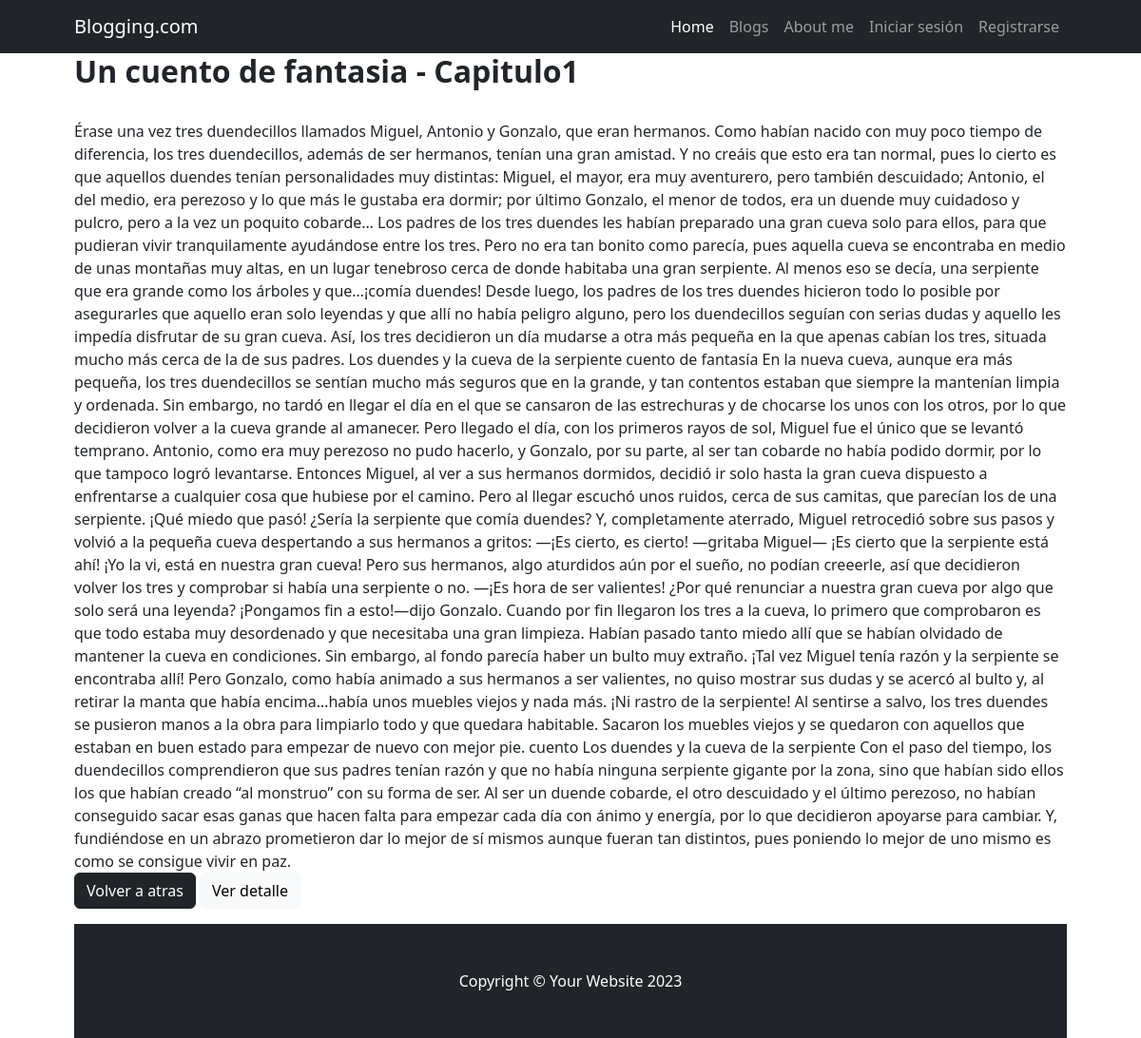
Page /blog/leer_blog/7 on the committed database.
### Blog/models.py (models this page shows, shortened)
class Blog(models.Model):
    categoria = models.ForeignKey(BlogCategoria, on_delete=models.SET_NULL, null=True, blank=True, verbose_name="categoría")
    titulo = models.CharField(max_length=100)
    descripcion_corta = models.CharField(max_length=200, null=True, blank=True, verbose_name="descripción corta")
    contenido = models.CharField(max_length=10000)
    usuario_origen_id = models.ForeignKey(User, on_delete=models.SET_NULL, null=True, blank=True, verbose_name="usuario")
    fecha_actualizacion = models.DateField(default=timezone.now, editable=False, verbose_name="fecha de actualización")
    class Meta:
        verbose_name = "blog"
        verbose_name_plural = "blogs"

### Blog/views.py (the view)
# urls.py: path("leer_blog/<int:pk>", views.leer_blog, name="leer_blog"),
def leer_blog(request, pk):
    blog = Blog.objects.get(pk=pk)  # Reemplaza "TuModelo" con el nombre de tu modelo
    return render(request, "blog/leer_blog.html", {'object_list': blog})

### Blog/templates/blog/leer_blog.html
{% extends 'Blog/base.html' %}
{% block title %}
    <h2><strong>{{ object_list.titulo}}</strong> </h2>
{% endblock title %}
{% block blog %}
        <br>
        {{object_list.contenido}}
        <br>
    <a href="{% url 'blog:blog_list' %}" class="btn btn-dark">Volver a atras</a>
    <a href="{% url 'blog:blog_detail' object_list.id  %}"class="btn btn-light">Ver detalle</a>
{% endblock blog %}

### rows in the picture
Blog: titulo "Un cuento de fantasia - Capitulo1", contenido "Érase una vez tres duendecillos llamados Miguel, Antonio y Gonzalo, que eran hermanos. Como habían nacido con muy poco tiempo de diferencia, los tres duendecillos, además de ser hermanos, tenían una gran amistad. Y no creáis que esto era tan normal, pues lo cierto es que aquellos duendes tenían personalidades muy distintas: Miguel, el mayor, era muy aventurero, pero también descuidado; Antonio, el del medio, era perezoso y lo que más le gustaba era dormir; por último Gonzalo, el menor de todos, era un duende muy cuidadoso y pulcro, pero a la vez un poquito cobarde… Los padres de los tres duendes les habían preparado una gran cueva solo para ellos, para que pudieran vivir tranquilamente…"
